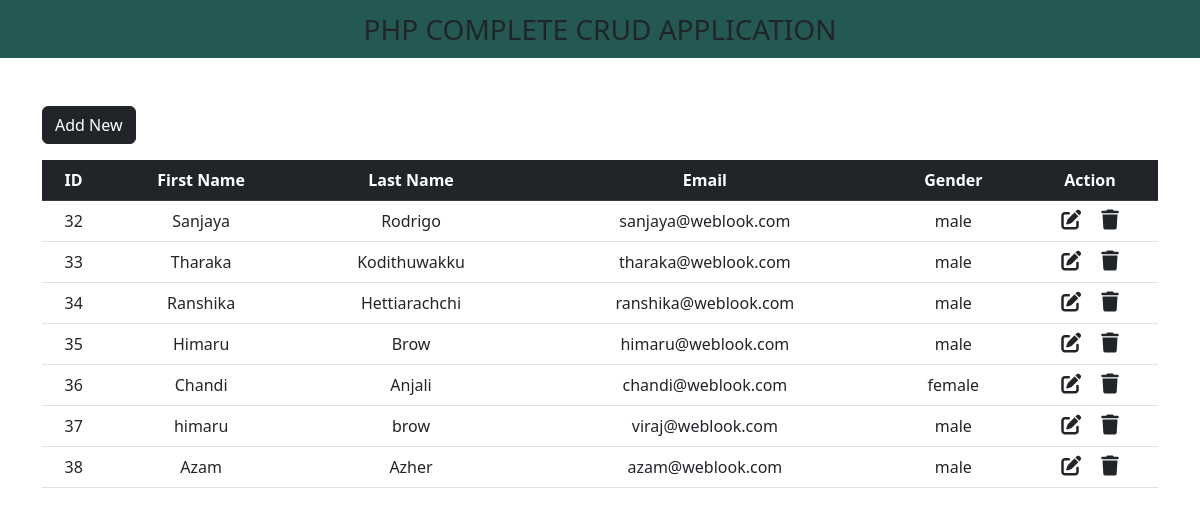
The page / on the database its author committed.
### tables this page shows
CREATE TABLE `myshoptbl` (
  `id` int(100) NOT NULL,
  `first_name` varchar(100) NOT NULL,
  `last_name` varchar(100) NOT NULL,
  `email` varchar(100) NOT NULL,
  `gender` varchar(100) NOT NULL
);

### index.php (the view, shortened to what this page needs)
<!DOCTYPE html>
<html lang="en">
<head>
    <link href="https://cdn.jsdelivr.net/npm/bootstrap@5.3.0-alpha1/dist/css/bootstrap.min.css" rel="stylesheet">
    <link rel="stylesheet" href="https://cdnjs.cloudflare.com/ajax/libs/font-awesome/6.3.0/css/all.min.css" />
</head>
<body>
<nav class="navbar navbar-light justify-content-center fs-3 mb-5" style="background-color:#245953; text-color:#245953;">
        PHP COMPLETE CRUD APPLICATION
    </nav>
    <div class="container">
        <a href="add_new.php" class="btn btn-dark mb-3">Add New</a>
<table class="table table-hover text-center">
  <thead class="table-dark">
    <tr>
      <th scope="col">ID</th>
      <th scope="col">First Name</th>
      <th scope="col">Last Name</th>
      <th scope="col">Email</th>
      <th scope="col">Gender</th>
      <th scope="col">Action</th>
    </tr>
  </thead>
  <tbody>
    <?php
        include "db_conn.php";
        $sql= "SELECT * FROM `myshoptbl`";
        $result=mysqli_query($con, $sql);
        while ($row = mysqli_fetch_assoc($result))
        {
            ?>
            <tr>
                <td><?php echo $row['id'] ?> </td>
                <td><?php echo $row['first_name'] ?> </td>
                <td><?php echo $row['last_name'] ?> </td>
                <td><?php echo $row['email'] ?> </td>
                <td><?php echo $row['gender'] ?> </td>
                <td>
                    <a href="edit.php?id=<?php echo $row['id'] ?>" class="link-dark"><i class="fa-solid fa-pen-to-square fs-5 me-3"></i></a>
                    <a href="delete.php?id=<?php echo $row['id'] ?>" class="link-dark"><i class="fa-solid fa-trash fs-5 "></i></a>
                </td>
            </tr>
            <?php
        }
    ?>
  </tbody>
</table>
    </div>
</body>
</html>

### rows shown on the page
myshoptbl: id "32", first_name "Sanjaya", last_name "Rodrigo", email "sanjaya@weblook.com", gender "male"
myshoptbl: id "33", first_name "Tharaka", last_name "Kodithuwakku", email "tharaka@weblook.com", gender "male"
myshoptbl: id "34", first_name "Ranshika", last_name "Hettiarachchi", email "ranshika@weblook.com", gender "male"
myshoptbl: id "35", first_name "Himaru", last_name "Brow", email "himaru@weblook.com", gender "male"
myshoptbl: id "36", first_name "Chandi", last_name "Anjali", email "chandi@weblook.com", gender "female"
myshoptbl: id "37", first_name "himaru", last_name "brow", email "viraj@weblook.com", gender "male"
myshoptbl: id "38", first_name "Azam", last_name "Azher", email "azam@weblook.com", gender "male"
